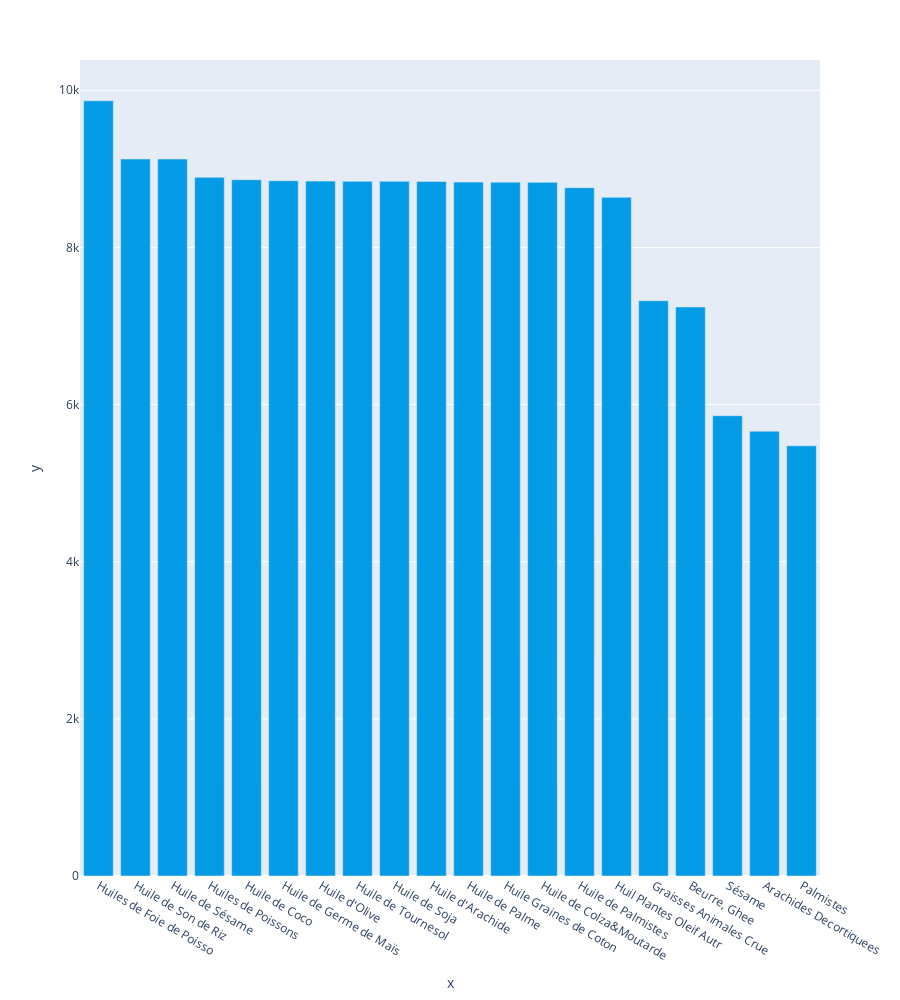

The notebook cell this image was saved under:
### Markdown cell above
#### Question 5 : Aliments les plus caloriques et protéiques
En considérant les aliments végétaux et animaux, citez 5 aliments parmi les 20 aliments les plus caloriques, en utilisant le ratio énergie/poids. Citez 5 aliments parmi les 20 aliments les plus riches en protéines.

### Code cell
df=df_cal_g[["Produit", "cal_g"]]
df=df.groupby(["Produit"]).quantile(0.5)

df = df.reset_index()

df.sort_values(by='cal_g', ascending=False, inplace=True )
fig = px.bar(x=df.head(20).Produit,y=df.head(20).cal_g,height=1000, color_discrete_sequence=color_list_bar)
fig.show()
df.head(20)

### Figure 1 — Plotly figure (JSON) as saved in the notebook; plotly's stock layout.template omitted (floating-point values rounded to 4 significant figures)
{"data": [{"alignmentgroup": "True", "hovertemplate": "x=%{x}<br>y=%{y}<extra></extra>", "legendgroup": "", "marker": {"color": "#039be5", "pattern": {"shape": ""}}, "name": "", "offsetgroup": "", "orientation": "v", "showlegend": false, "textposition": "auto", "type": "bar", "x": ["Huiles de Foie de Poisso", "Huile de Son de Riz", "Huile de Sésame", "Huiles de Poissons", "Huile de Coco", "Huile de Germe de Maïs", "Huile d'Olive", "Huile de Tournesol", "Huile de Soja", "Huile d'Arachide", "Huile de Palme", "Huile Graines de Coton", "Huile de Colza&Moutarde", "Huile de Palmistes", "Huil Plantes Oleif Autr", "Graisses Animales Crue", "Beurre, Ghee", "Sésame", "Arachides Decortiquees", "Palmistes"], "xaxis": "x", "y": [9866.0, 9125, 9125, 8892.0, 8862.0, 8848.0, 8844.0, 8841.0, 8841.0, 8840.0, 8831.0, 8831.0, 8828.0, 8760, 8637.0, 7322.0, 7242.0, 5858.0, 5661.0, 5475], "yaxis": "y"}], "layout": {"barmode": "relative", "height": 1000, "legend": {"tracegroupgap": 0}, "margin": {"t": 60}, "xaxis": {"anchor": "y", "domain": [0, 1], "title": {"text": "x"}}, "yaxis": {"anchor": "x", "domain": [0, 1], "title": {"text": "y"}}}}
